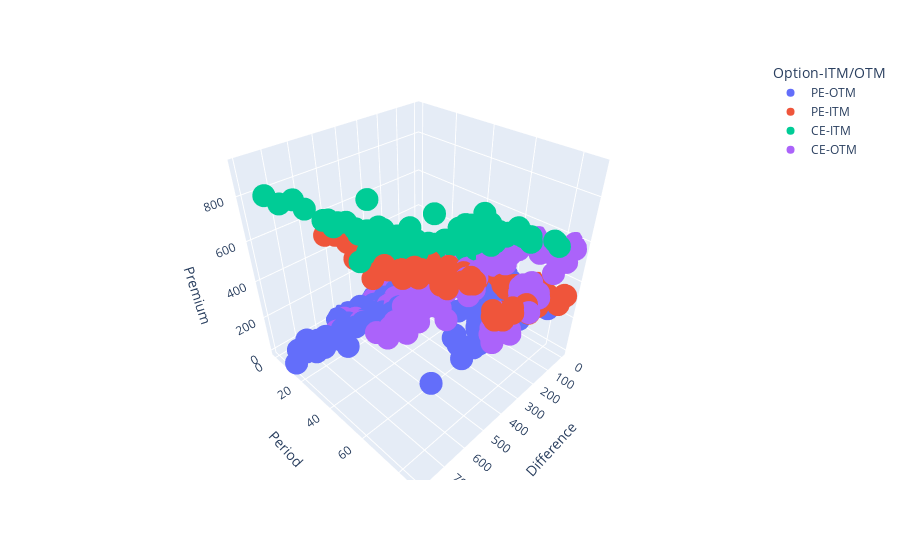

Here is the notebook cell this chart was saved with:
### Code cell
import plotly.express as px 
  
fig = px.scatter_3d(final_data, x = 'Difference',  
                    y = 'Period',  
                    z = 'Premium', 
                    color = 'Option-ITM/OTM') 
  
fig.show()

### Figure 1 — Plotly figure (JSON) as saved in the notebook; plotly's stock layout.template omitted (floating-point values rounded to 4 significant figures; data arrays with more than 128 entries replaced by an {"elided": "..."} marker saying what was removed)
{"data": [{"hovertemplate": "Option-ITM/OTM=PE-OTM<br>Difference=%{x}<br>Period=%{y}<br>Premium=%{z}<extra></extra>", "legendgroup": "PE-OTM", "marker": {"color": "#636efa", "symbol": "circle"}, "mode": "markers", "name": "PE-OTM", "scene": "scene", "showlegend": true, "type": "scatter3d", "x": {"elided": "142 float values"}, "y": {"elided": "142 int values"}, "z": {"elided": "142 float values"}}, {"hovertemplate": "Option-ITM/OTM=PE-ITM<br>Difference=%{x}<br>Period=%{y}<br>Premium=%{z}<extra></extra>", "legendgroup": "PE-ITM", "marker": {"color": "#EF553B", "symbol": "circle"}, "mode": "markers", "name": "PE-ITM", "scene": "scene", "showlegend": true, "type": "scatter3d", "x": {"elided": "146 float values"}, "y": {"elided": "146 int values"}, "z": {"elided": "146 float values"}}, {"hovertemplate": "Option-ITM/OTM=CE-ITM<br>Difference=%{x}<br>Period=%{y}<br>Premium=%{z}<extra></extra>", "legendgroup": "CE-ITM", "marker": {"color": "#00cc96", "symbol": "circle"}, "mode": "markers", "name": "CE-ITM", "scene": "scene", "showlegend": true, "type": "scatter3d", "x": {"elided": "133 float values"}, "y": {"elided": "133 int values"}, "z": {"elided": "133 float values"}}, {"hovertemplate": "Option-ITM/OTM=CE-OTM<br>Difference=%{x}<br>Period=%{y}<br>Premium=%{z}<extra></extra>", "legendgroup": "CE-OTM", "marker": {"color": "#ab63fa", "symbol": "circle"}, "mode": "markers", "name": "CE-OTM", "scene": "scene", "showlegend": true, "type": "scatter3d", "x": {"elided": "143 float values"}, "y": {"elided": "143 int values"}, "z": {"elided": "143 float values"}}], "layout": {"legend": {"title": {"text": "Option-ITM/OTM"}, "tracegroupgap": 0}, "margin": {"t": 60}, "scene": {"domain": {"x": [0, 1], "y": [0, 1]}, "xaxis": {"title": {"text": "Difference"}}, "yaxis": {"title": {"text": "Period"}}, "zaxis": {"title": {"text": "Premium"}}}}}
